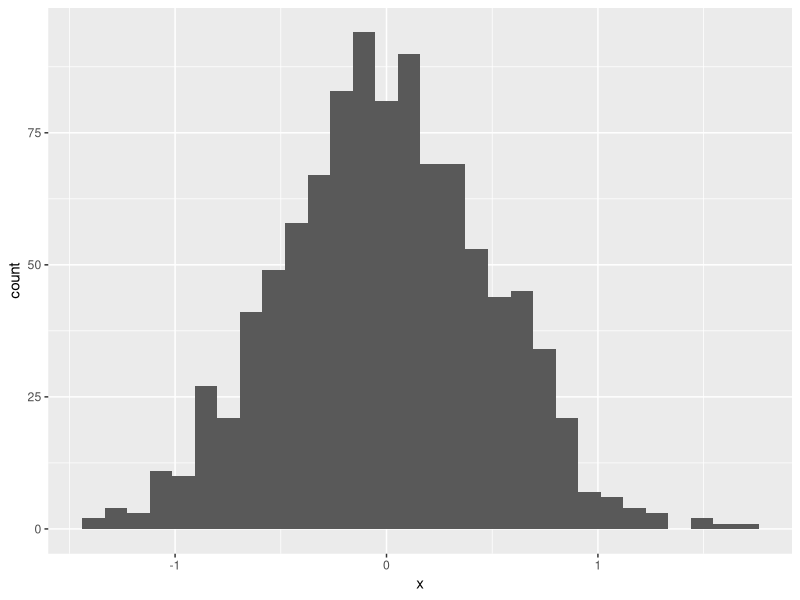
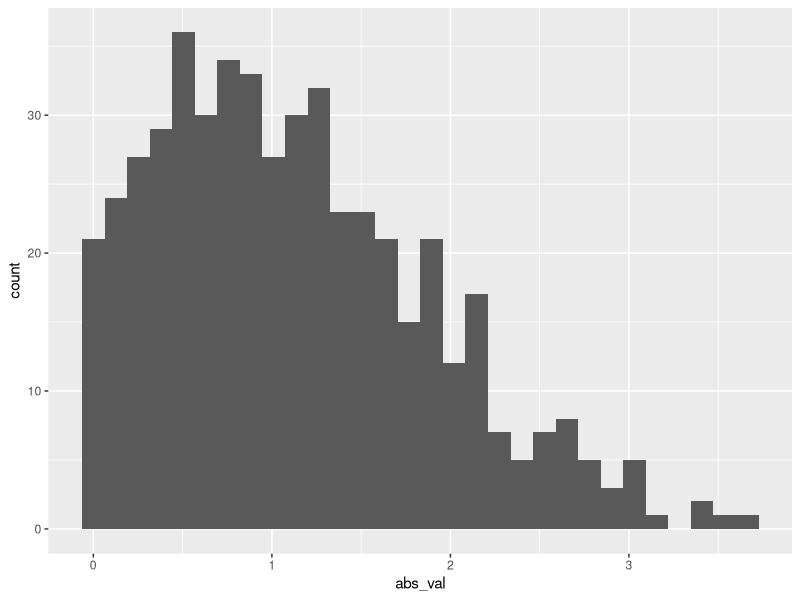

Reproduce these figures in R, in order.
## ---- chunk 1
library(tidyverse)
## ---- chunk 2
samp = rnorm(100)
length(samp)
## ---- chunk 3



##once files are in the same folder : create a new project, thing called project saves trouble
# use a folder on computer as an existing directory 

#also make sure what's inside tibble is reffed in 
#the line of code you save

plot_df = 
  tibble(
    x = rnorm(1000, sd = .5),
    y = 1 + 2 * x + rnorm(1000)
  )


plot_df = 
  tibble(
    x = rnorm(1000, sd = .5),
    y = 1 + 2 * x + rnorm(1000)
  )


plot_df ##kind of thing you can just put in console 

ggplot(plot_df, aes(x = x)) + geom_histogram()
##abv, made plot, told it x goes on x axis 
# ggplot was told to only look inside the plot 
#dataframe for the variables
## below, scatter not histo, x goes on x y goes on y

## ---- chunk 4

?rnorm##(to check what it does)
#remember to google and use the r search function
#okay to copu and paste if you understand what you're doing too 

#Write a named code chunk that creates a dataframe comprised of: a numeric variable containing a random sample of size 500 from a normal variable with mean 1; a logical vector indicating whether each sampled value is greater than zero; and a numeric vector containing the absolute value of each element. Then, produce a histogram of the absolute value variable just created. 

library(tidyverse)
set.seed(12)

learning_df = 
  tibble(
    sample = rnorm(500, mean = 1),
    gr_than_0 = sample > 0,
    abs_val = abs(sample)
  )

ggplot(learning_df, aes(x = abs_val)) + geom_histogram()
